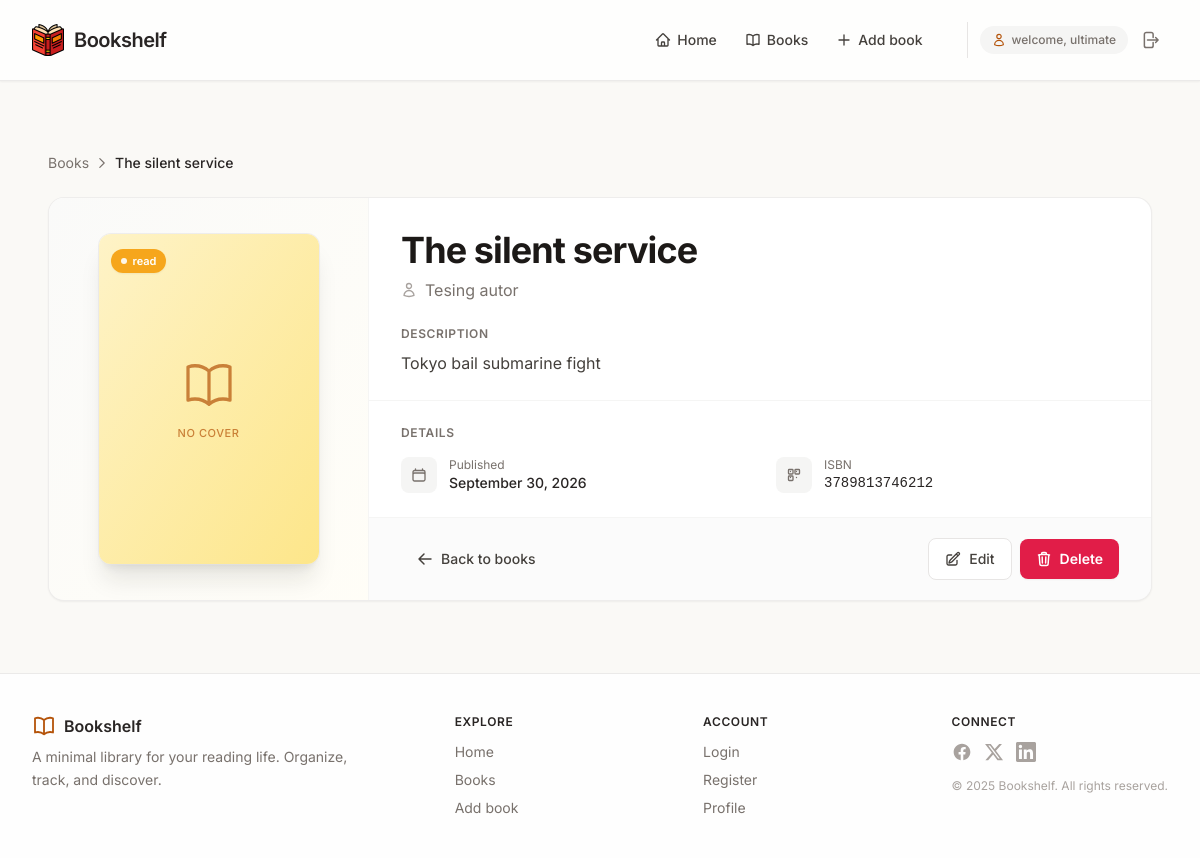
/books/3/ (signed in), run on the app's committed database.
### shelf/models.py (models this page shows, shortened)
class Book(models.Model):
  STATUS_CHOICES = [
      ("want", "Want to Read"),
      ("reading", "Currently Reading"),
      ("read", "Finished"),
  ]
  title = models.CharField(max_length=200)
  author = models.CharField(max_length=200)
  description = models.TextField()
  book_cover = models.ImageField(upload_to='book_covers/', blank=True, null=True, default='book_covers/default_cover.png')
  isbn = models.CharField(max_length=13)
  status = models.CharField(max_length=10, choices=STATUS_CHOICES, default="want")
  published_at = models.DateField(blank=True, null=True, auto_now_add=True)
  updated_at = models.DateField(blank=True, null=True, auto_now=True)
  owner = models.ForeignKey(User, on_delete=models.CASCADE, related_name='books')
  class Meta:
    ordering = ['-published_at']

### shelf/views.py (the view)
# urls.py: path('books/<int:pk>/', views.book_detail, name="book_detail" ),
def book_detail(request, pk):
    context = {}
    try:
        book = Book.objects.get(pk=pk)
        context['book'] = book
    except Book.DoesNotExist:
        messages.error(request, 'Book not found.')
        return redirect('shelf:books')
    return render(request, 'shelf/book_detail.html', context)

### shelf/templates/shelf/book_detail.html (shortened to what this page needs)
{% extends "layout.html" %}
{% block content %}
<div class="p-4">
  <nav class="flex items-center gap-1.5 text-sm text-stone-500 mb-6">
    <a href="{% url 'shelf:books' %}" class="hover:text-amber-800 transition">Books</a>
    <svg class="w-3.5 h-3.5" fill="none" stroke="currentColor" stroke-width="2" viewBox="0 0 24 24">
      <path stroke-linecap="round" stroke-linejoin="round" d="M8.25 4.5l7.5 7.5-7.5 7.5" />
    </svg>
    <span class="text-stone-800 font-medium truncate max-w-[16rem]">{{ book.title }}</span>
  </nav>
  <div class="bg-white rounded-2xl border border-stone-200/70 shadow-sm overflow-hidden">
    <div class="grid md:grid-cols-[280px_1fr] lg:grid-cols-[320px_1fr]">
      <div class="relative bg-gradient-to-br from-stone-50 to-amber-50/40 p-6 md:p-8 flex items-center justify-center
                  border-b md:border-b-0 md:border-r border-stone-100">
        <div class="relative w-full max-w-[220px] aspect-[2/3] rounded-xl overflow-hidden
                    shadow-xl shadow-stone-900/10 ring-1 ring-stone-200/60
                    bg-gradient-to-br from-amber-100 to-amber-200">
          {% if book.book_cover %}
            <img src="{{ book.book_cover.url }}"
                 alt="{{ book.title }} cover"
                 loading="lazy"
                 class="w-full h-full object-cover">
          {% else %}
            <div class="w-full h-full flex flex-col items-center justify-center gap-3 text-amber-700/70">
              <span class="text-[11px] font-medium uppercase tracking-wider">No cover</span>
            </div>
          {% endif %}
          <div class="absolute top-3 left-3">
            <span class="inline-flex items-center gap-1.5 px-2.5 py-1 text-[11px] font-semibold rounded-full shadow-sm backdrop-blur-sm
              {% if book.status == 'Available' %} bg-emerald-500/90 text-white
              {% elif book.status == 'Borrowed' %} bg-rose-500/90 text-white
              {% else %} bg-amber-500/90 text-white {% endif %}">
              <span class="w-1.5 h-1.5 rounded-full bg-white/90"></span>
              {{ book.status }}
            </span>
          </div>
        </div>
      </div>
      <div class="flex flex-col">
        <div class="px-6 md:px-8 pt-6 md:pt-8 pb-6">
          <div class="flex items-start justify-between gap-3 flex-wrap">
            <div class="min-w-0">
              <h1 class="text-2xl md:text-3xl lg:text-4xl font-bold tracking-tight text-stone-900 leading-tight">
                {{ book.title }}
              </h1>
              <p class="text-stone-500 mt-2 flex items-center gap-2 text-sm md:text-base">
                <span class="truncate">{{ book.author }}</span>
              </p>
            </div>
          </div>
        </div>
        {% if book.description %}
          <div class="px-6 md:px-8 pb-6">
            <h2 class="text-xs font-semibold uppercase tracking-wider text-stone-500 mb-2">Description</h2>
            <p class="text-stone-700 leading-relaxed whitespace-pre-line">{{ book.description }}</p>
          </div>
        {% endif %}
        <div class="px-6 md:px-8 py-6 border-t border-stone-100">
          <h2 class="text-xs font-semibold uppercase tracking-wider text-stone-500 mb-4">Details</h2>
          <dl class="grid grid-cols-1 sm:grid-cols-2 gap-x-8 gap-y-4">
            <div class="flex items-start gap-3">
              <div class="w-9 h-9 rounded-lg bg-stone-100 flex items-center justify-center text-stone-500 shrink-0">
              </div>
              <div class="min-w-0">
                <dt class="text-xs text-stone-500">Published</dt>
                <dd class="text-sm font-medium text-stone-800">
                  {{ book.published_at|date:"F j, Y"|default:"—" }}
                </dd>
              </div>
            </div>
            <div class="flex items-start gap-3">
              <div class="w-9 h-9 rounded-lg bg-stone-100 flex items-center justify-center text-stone-500 shrink-0">
              </div>
              <div class="min-w-0">
                <dt class="text-xs text-stone-500">ISBN</dt>
                <dd class="text-sm font-medium text-stone-800 font-mono">{{ book.isbn|default:"—" }}</dd>
              </div>
            </div>
          </dl>
        </div>
        <div class="mt-auto px-6 md:px-8 py-5 bg-stone-50/70 border-t border-stone-100 flex items-center justify-between gap-3 flex-wrap">
          <a href="{% url 'shelf:books' %}"
             class="inline-flex items-center gap-2 px-4 py-2.5 text-sm font-medium text-stone-700 rounded-lg hover:bg-stone-100 transition">
            <svg class="w-4 h-4" fill="none" stroke="currentColor" stroke-width="2.2" viewBox="0 0 24 24">
              <path stroke-linecap="round" stroke-linejoin="round" d="M10.5 19.5L3 12m0 0l7.5-7.5M3 12h18" />
            </svg>
            Back to books
          </a>
          {% if request.user == book.owner %}
              <div class="flex items-center gap-2">
                <a href="{% url 'shelf:book_edit' book.id %}"
                  class="inline-flex items-center gap-2 px-4 py-2.5 text-sm font-medium text-stone-700 bg-white border border-stone-200 rounded-lg hover:bg-stone-50 transition">
                  Edit
                </a>
                <button type="button" id="open-modal"
                        class="inline-flex items-center gap-2 px-4 py-2.5 text-sm font-semibold text-white bg-rose-600 hover:bg-rose-700 rounded-lg shadow-sm hover:shadow transition-all">
                  Delete
                </button>
              </div>
          {% endif %}
        </div>
      </div>
    </div>
  </div>
</div>
{% endblock %}

### templates/nav.html (shortened to what this page needs)
{% load static %}
<header class="bg-white/80 backdrop-blur-sm border-b border-stone-200/80 sticky top-0 z-20 shadow-sm">
    <div class="max-w-7xl mx-auto px-5 sm:px-8 flex items-center justify-between h-16 md:h-20">
      <a href="#" class="flex items-center gap-2.5 shrink-0">
        <img src="{% static 'images/logo.png' %}" alt="Bookshelf Icon" class="w-7 h-7 md:w-8 md:h-8">
        <span class="font-semibold text-lg md:text-xl tracking-tight text-stone-800">Bookshelf</span>
      </a>
      <nav class="hidden md:flex items-center gap-1 lg:gap-2">
        <ul class="flex items-center gap-1 mr-4 lg:mr-6">
          <li>
            <a href="{% url "shelf:home" %}" class="nav-link flex items-center gap-1.5 px-3 py-2 rounded-lg text-sm font-medium text-stone-700 hover:text-amber-800 hover:bg-stone-100/70">
              Home
            </a>
          </li>
          <li>
            <a href="{% url "shelf:books" %}" class="nav-link flex items-center gap-1.5 px-3 py-2 rounded-lg text-sm font-medium text-stone-700 hover:text-amber-800 hover:bg-stone-100/70">
              Books
            </a>
          </li>
          <li>
            <a href="{% url "shelf:book_add" %}" class="nav-link flex items-center gap-1.5 px-3 py-2 rounded-lg text-sm font-medium text-stone-700 hover:text-amber-800 hover:bg-stone-100/70">
              <svg class="w-4 h-4" fill="none" stroke="currentColor" stroke-width="2" viewBox="0 0 24 24">
                <path stroke-linecap="round" stroke-linejoin="round" d="M12 4.5v15m7.5-7.5h-15" />
              </svg>
              Add book
            </a>
          </li>
        </ul>
        <div class="flex items-center gap-2 pl-2 border-l border-stone-200">
          {% if not request.user.is_authenticated %}
          <a href={% url "account:login" %} class="btn flex items-center gap-1.5 px-3.5 py-2 text-sm font-medium text-stone-700 rounded-lg hover:bg-stone-100/80 hover:text-amber-800">
            <svg class="w-4 h-4" fill="none" stroke="currentColor" stroke-width="2" viewBox="0 0 24 24">
              <path stroke-linecap="round" stroke-linejoin="round" d="M15.75 6a3.75 3.75 0 11-7.5 0 3.75 3.75 0 017.5 0zM4.501 20.118a7.5 7.5 0 0114.998 0A17.933 17.933 0 0112 21.75c-2.676 0-5.216-.584-7.499-1.632z" />
            </svg>
            Login
          </a>
          <a href={% url "account:register" %} class="btn flex items-center gap-1.5 px-3.5 py-2 text-sm font-semibold text-white bg-amber-700 rounded-lg shadow-sm hover:bg-amber-800 hover:shadow">
            Get Started
            <svg class="w-4 h-4" fill="none" stroke="currentColor" stroke-width="2.5" viewBox="0 0 24 24">
              <path stroke-linecap="round" stroke-linejoin="round" d="M13.5 4.5L21 12m0 0l-7.5 7.5M21 12H3" />
            </svg>
          </a>
          {% else %}
          <div class="flex items-center gap-1 ml-1">
            <span class="hidden lg:flex items-center gap-1.5 text-xs font-medium text-stone-500 bg-stone-100 px-3 py-1.5 rounded-full">
              welcome, {{ request.user.username }}
            </span>
            <form method="post" action={% url "account:logout" %} >
              <button type="submit" class="btn p-2 rounded-lg text-stone-500 hover:text-amber-800 hover:bg-stone-100" title="Logout">
                <svg class="w-5 h-5" fill="none" stroke="currentColor" stroke-width="1.8" viewBox="0 0 24 24">
                  <path stroke-linecap="round" stroke-linejoin="round" d="M15.75 9V5.25A2.25 2.25 0 0013.5 3h-6a2.25 2.25 0 00-2.25 2.25v13.5A2.25 2.25 0 007.5 21h6a2.25 2.25 0 002.25-2.25V15m3 0l3-3m0 0l-3-3m3 3H9" />
                </svg>
            </form>
          </div>
        {% endif %}
        </div>
      </nav>
    </div>
  </header>

### templates/layout.html (style rules this page uses)
* { font-family: 'Inter', system-ui, sans-serif; }
.nav-link, .btn { transition: all 0.15s ease; }

### data on the page
Book: title "The silent service", status "read", author "Tesing autor", description "Tokyo bail submarine fight", published_at "September 30, 2026", isbn "3789813746212"

### other printed values
{{ request.user.username }} "ultimate"
